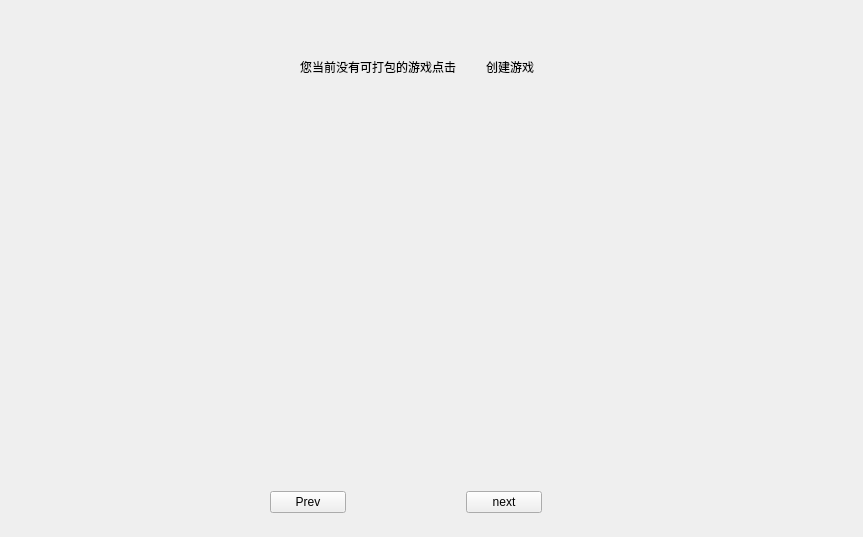
<?xml version="1.0" encoding="UTF-8"?>
<ui version="4.0">
 <class>Form</class>
 <widget class="QWidget" name="Form">
  <property name="geometry">
   <rect>
    <x>0</x>
    <y>0</y>
    <width>863</width>
    <height>537</height>
   </rect>
  </property>
  <property name="windowTitle">
   <string>Form</string>
  </property>
  <widget class="QStackedWidget" name="stackedWidget">
   <property name="geometry">
    <rect>
     <x>40</x>
     <y>20</y>
     <width>731</width>
     <height>441</height>
    </rect>
   </property>
   <property name="currentIndex">
    <number>0</number>
   </property>
   <widget class="QWidget" name="page">
    <widget class="QWidget" name="">
     <property name="geometry">
      <rect>
       <x>260</x>
       <y>40</y>
       <width>236</width>
       <height>14</height>
      </rect>
     </property>
     <layout class="QHBoxLayout" name="horizontalLayout_2">
      <property name="spacing">
       <number>30</number>
      </property>
      <item>
       <widget class="QLabel" name="label">
        <property name="text">
         <string>您当前没有可打包的游戏点击</string>
        </property>
       </widget>
      </item>
      <item>
       <widget class="QLabel" name="label_2">
        <property name="text">
         <string>创建游戏</string>
        </property>
       </widget>
      </item>
     </layout>
    </widget>
   </widget>
   <widget class="QWidget" name="page_2">
    <widget class="QWidget" name="gridLayoutWidget">
     <property name="geometry">
      <rect>
       <x>20</x>
       <y>20</y>
       <width>691</width>
       <height>402</height>
      </rect>
     </property>
     <layout class="QGridLayout" name="gridLayout">
      <item row="5" column="1">
       <widget class="QLineEdit" name="lineEdit_2"/>
      </item>
      <item row="6" column="2">
       <widget class="QPushButton" name="pushButton_3">
        <property name="text">
         <string>PushButton</string>
        </property>
       </widget>
      </item>
      <item row="5" column="0">
       <widget class="QLabel" name="label_15">
        <property name="text">
         <string>6</string>
        </property>
       </widget>
      </item>
      <item row="4" column="2">
       <widget class="QPushButton" name="pushButton_4">
        <property name="text">
         <string>PushButton</string>
        </property>
       </widget>
      </item>
      <item row="1" column="0">
       <widget class="QLabel" name="label_5">
        <property name="text">
         <string>2</string>
        </property>
       </widget>
      </item>
      <item row="3" column="1">
       <widget class="QLabel" name="label_13">
        <property name="text">
         <string>地方广东省</string>
        </property>
       </widget>
      </item>
      <item row="4" column="0">
       <widget class="QLabel" name="label_6">
        <property name="text">
         <string>5</string>
        </property>
       </widget>
      </item>
      <item row="0" column="1">
       <widget class="QLabel" name="label_10">
        <property name="text">
         <string>的法国德国</string>
        </property>
       </widget>
      </item>
      <item row="1" column="1">
       <widget class="QLabel" name="label_11">
        <property name="text">
         <string>电饭锅和第三方</string>
        </property>
       </widget>
      </item>
      <item row="2" column="0">
       <widget class="QLabel" name="label_14">
        <property name="text">
         <string>3</string>
        </property>
       </widget>
      </item>
      <item row="0" column="0">
       <widget class="QLabel" name="label_3">
        <property name="text">
         <string>111111111111111111</string>
        </property>
       </widget>
      </item>
      <item row="2" column="1">
       <widget class="QLabel" name="label_12">
        <property name="text">
         <string>东方故事大概</string>
        </property>
       </widget>
      </item>
      <item row="3" column="0">
       <widget class="QLabel" name="label_4">
        <property name="text">
         <string>4</string>
        </property>
       </widget>
      </item>
      <item row="4" column="1">
       <widget class="QLineEdit" name="lineEdit">
        <property name="styleSheet">
         <string notr="true">image:url(:/image/login/fly.png)</string>
        </property>
       </widget>
      </item>
      <item row="7" column="1">
       <widget class="QLineEdit" name="lineEdit_4"/>
      </item>
      <item row="8" column="0">
       <widget class="QLabel" name="label_9">
        <property name="text">
         <string>9</string>
        </property>
       </widget>
      </item>
      <item row="6" column="0">
       <widget class="QLabel" name="label_7">
        <property name="text">
         <string>7</string>
        </property>
       </widget>
      </item>
      <item row="6" column="1">
       <widget class="QLineEdit" name="lineEdit_3"/>
      </item>
      <item row="8" column="1">
       <widget class="QLineEdit" name="lineEdit_5"/>
      </item>
      <item row="7" column="0">
       <widget class="QLabel" name="label_8">
        <property name="text">
         <string>8</string>
        </property>
       </widget>
      </item>
      <item row="5" column="2">
       <widget class="QPushButton" name="pushButton_5">
        <property name="text">
         <string>PushButton</string>
        </property>
       </widget>
      </item>
     </layout>
    </widget>
   </widget>
  </widget>
  <widget class="QWidget" name="">
   <property name="geometry">
    <rect>
     <x>270</x>
     <y>490</y>
     <width>272</width>
     <height>25</height>
    </rect>
   </property>
   <layout class="QHBoxLayout" name="horizontalLayout">
    <property name="spacing">
     <number>120</number>
    </property>
    <item>
     <widget class="QPushButton" name="pushButton">
      <property name="text">
       <string>Prev</string>
      </property>
     </widget>
    </item>
    <item>
     <widget class="QPushButton" name="pushButton_2">
      <property name="text">
       <string>next</string>
      </property>
     </widget>
    </item>
   </layout>
  </widget>
 </widget>
 <resources>
  <include location="../../image/login/param.qrc"/>
 </resources>
 <connections/>
</ui>
